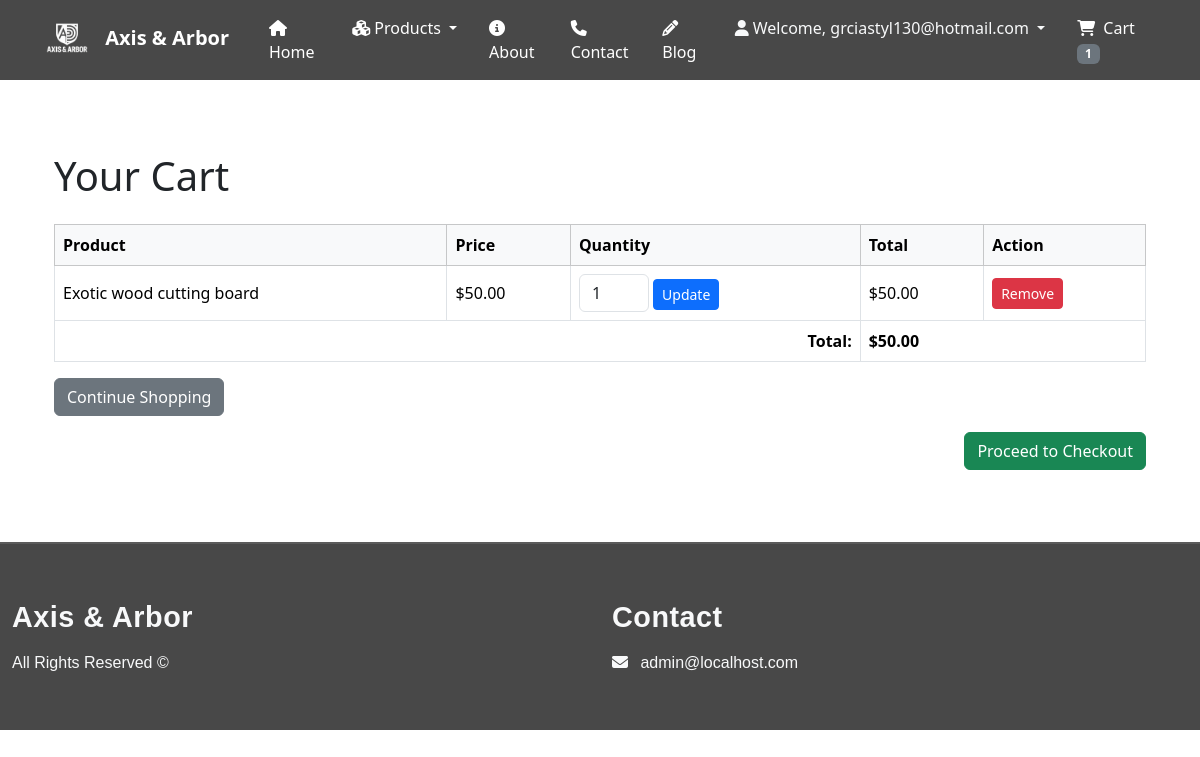
The app's page /cart/ (signed in) with its own data.
### cart/models.py (models this page shows, shortened)
class CartItem(models.Model):
    cart = models.ForeignKey(Cart, related_name='items', on_delete=models.CASCADE)
    product = models.ForeignKey(Product, on_delete=models.CASCADE)
    quantity = models.PositiveIntegerField(default=1)
    def total_price(self):
        return self.product.price * self.quantity

### store/models.py (models this page shows, shortened)
class Product(models.Model):
    image = models.ImageField(upload_to='product_images/')
    name = models.CharField(max_length=100)
    description = models.TextField()
    price = models.DecimalField(max_digits=10, decimal_places=2)
    stock = models.IntegerField()

### cart/views.py (the view)
# urls.py: path('', views.view_cart, name='view_cart'),
def view_cart(request):
    cart = get_cart(request) if request.user.is_authenticated else None
    items = cart.items.all() if cart else []
    total = sum(item.total_price() for item in items)
    return render(request, 'cart/view_cart.html', {'cart': cart, 'items': items, 'total': total})

### cart/context_processors.py (called while the page is built)
def cart_total(request):
    total_items = 0
    if request.user.is_authenticated:
        cart, _ = Cart.objects.get_or_create(user=request.user)
        total_items = sum(item.quantity for item in cart.items.all())
    return {'cart_total_items': total_items}

### cart/views.py (called while the page is built)
def get_cart(request):
    if request.user.is_authenticated:
        cart, _ = Cart.objects.get_or_create(user=request.user)
        return cart
    else:
        if 'cart' not in request.session:
            request.session['cart'] = {}  # product_id -> quantity
        return request.session['cart']

### cart/templates/cart/view_cart.html (shortened to what this page needs)
{% extends "base.html" %}
{% load static %}
{% block content %}
<div class="container py-5">
    <h1 class="mb-4">Your Cart</h1>
    {% if items %}
    <table class="table table-bordered align-middle">
        <thead class="table-light">
            <tr>
                <th>Product</th>
                <th>Price</th>
                <th>Quantity</th>
                <th>Total</th>
                <th>Action</th>
            </tr>
        </thead>
        <tbody>
            {% for item in items %}
            <tr>
                <td>{{ item.product.name }}</td>
                <td>${{ item.product.price }}</td>
                <td>
                    <form method="POST" action="{% url 'cart:update_quantity' item.id %}">
                        <input type="number" name="quantity" value="{{ item.quantity }}" min="1"
                            class="form-control d-inline-block" style="width: 70px;">
                        <button class="btn btn-sm btn-primary">Update</button>
                    </form>
                </td>
                <td>${{ item.total_price }}</td>
                <td>
                    <a href="{% url 'cart:remove_from_cart' item.id %}" class="btn btn-sm btn-danger">Remove</a>
                </td>
            </tr>
            {% endfor %}
        </tbody>
        <tfoot>
            <tr>
                <th colspan="3" class="text-end">Total:</th>
                <th colspan="2">${{ total }}</th>
            </tr>
        </tfoot>
    </table>
    <a href="{% url 'product_list' %}" class="btn btn-secondary">Continue Shopping</a>
    <div class="text-end mt-3">
        <a href="{% url 'cart:checkout' %}" class="btn btn-success">Proceed to Checkout</a>
    </div>
    {% else %}
    <p>Your cart is empty.</p>
    <a href="{% url 'product_list' %}" class="btn btn-primary">Shop Now</a>
    {% endif %}
</div>
{% endblock %}

### templates/navbar.html (shortened to what this page needs)
{% load static %}
<link rel="stylesheet" href="{% static 'css/navbar.css' %}">
<nav class="navbar navbar-expand-lg navbar-dark ">
    <div class="container">
        <a class="navbar-brand fw-bold me-4" href="{% url 'home' %}">
            <img src="{% static 'images/white-logo.png' %}" alt="Axis & Arbor Logo" width="30" height="30"
                class="d-inline-block me-2">
            Axis & Arbor
        </a>
        <div class="collapse navbar-collapse" id="navbarCollapse">
            <ul class="navbar-nav ms-auto mb-2 mb-lg-0">
                {% with request.resolver_match.url_name|default_if_none:'' as current_url %}
                <li class="nav-item mx-2">
                    <a class="nav-link {% if current_url == 'home' or request.path == '/' %}active{% endif %}"
                        href="{% url 'home' %}">
                        <i class="fa fa-home me-1"></i>Home
                    </a>
                </li>
                <li class="nav-item dropdown mx-2">
                    <a class="nav-link dropdown-toggle {% if current_url in 'product_list cutting_boards woodworking printing' %}active{% endif %}"
                        href="{% url 'product_list' %}" id="productsDropdown" role="button" data-bs-toggle="dropdown"
                        aria-expanded="false">
                        <i class="fa fa-cubes me-1"></i>Products
                    </a>
                </li>
                <li class="nav-item mx-2">
                    <a class="nav-link {% if current_url == 'about' %}active{% endif %}" href="{% url 'about' %}">
                        <i class="fa fa-info-circle me-1"></i>About
                    </a>
                </li>
                <li class="nav-item mx-2">
                    <a class="nav-link {% if current_url == 'contact' %}active{% endif %}" href="{% url 'contact' %}">
                        <i class="fa fa-phone me-1"></i>Contact
                    </a>
                </li>
                <li class="nav-item mx-2">
                    <a class="nav-link {% if current_url == 'blog' %}active{% endif %}" href="{% url 'blog_list' %}">
                        <i class="fa fa-pencil me-1"></i>Blog
                    </a>
                </li>
                {% endwith %}
                {% if user.is_authenticated %}
                <li class="nav-item dropdown mx-2">
                    <a class="nav-link dropdown-toggle text-light" href="#" id="userDropdown" role="button"
                        data-bs-toggle="dropdown" aria-expanded="false">
                        <i class="fa fa-user me-1"></i>Welcome, {{ user.username }}
                    </a>
                </li>
                <li class="nav-item mx-2">
                    <a class="nav-link" href="{% url 'cart:view_cart' %}">
                        <i class="fa fa-shopping-cart me-1"></i>
                        Cart
                        {% if cart_total_items > 0 %}
                        <span class="badge bg-secondary">{{ cart_total_items }}</span>
                        {% endif %}
                    </a>
                </li>
                {% endif %}
            </ul>
        </div>
    </div>
</nav>

### static/css/navbar.css (style rules this page uses)
.navbar { display: flex; flex-direction: row; background-color: #484848; justify-content: space-evenly !important; }
.navbar .navbar-nav .nav-link { color: #fff; }
@media (min-width: 992px) { .navbar-brand img { width: 50px; height: 50px; } }

### records on screen
CartItem: product.name "Exotic wood cutting board", product.price "50.00", quantity "1", total_price "50.00"

### other values on screen
{{ user.username }} "grciastyl130@hotmail.com"
{{ cart_total_items }} "1"
{{ total }} "50.00"
